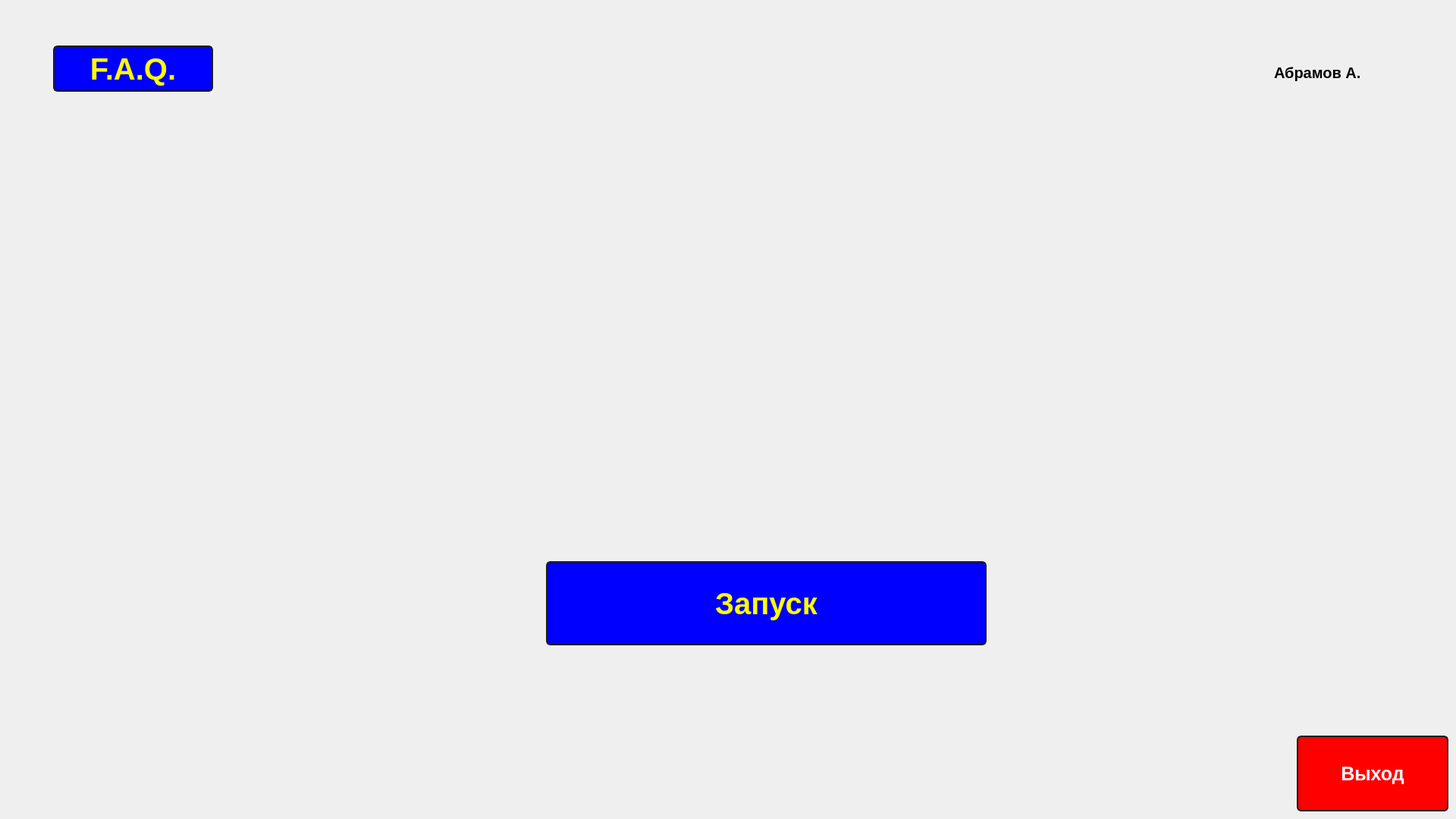
<?xml version="1.0" encoding="UTF-8"?>
<ui version="4.0">
 <class>MainWindow</class>
 <widget class="QMainWindow" name="MainWindow">
  <property name="geometry">
   <rect>
    <x>0</x>
    <y>0</y>
    <width>1920</width>
    <height>1080</height>
   </rect>
  </property>
  <property name="windowTitle">
   <string>MainWindow</string>
  </property>
  <widget class="QWidget" name="centralWidget">
   <widget class="QPushButton" name="pushButton_2">
    <property name="geometry">
     <rect>
      <x>1710</x>
      <y>970</y>
      <width>200</width>
      <height>100</height>
     </rect>
    </property>
    <property name="font">
     <font>
      <pointsize>-1</pointsize>
      <weight>75</weight>
      <bold>true</bold>
     </font>
    </property>
    <property name="styleSheet">
     <string notr="true">QPushButton
{
font-weight: bold;
    color: white;
    background-color: Red;
    border-width: 2px;
    border-color: #1e1e1e;
    border-style: solid;
    border-radius: 6;
    padding: 3px;
    font-size: 25px;
    padding-left: 5px;
    padding-right: 5px;
}

QPushButton:pressed
{
    background-color: QLinearGradient( x1: 0, y1: 0, x2: 0, y2: 1, stop: 0 #2d2d2d, stop: 0.1 #2b2b2b, stop: 0.5 #292929, stop: 0.9 #282828, stop: 1 #252525);
}

QPushButton:hover
{
    border: 2px solid QLinearGradient( x1: 0, y1: 0, x2: 0, y2: 1, stop: 0 #ffa02f, stop: 1 #d7801a);
}

QPushButton:focus {
    border-color: yellow;
   outline: none;
}</string>
    </property>
    <property name="text">
     <string>Выход</string>
    </property>
   </widget>
   <widget class="QPushButton" name="pushButton">
    <property name="geometry">
     <rect>
      <x>720</x>
      <y>740</y>
      <width>581</width>
      <height>111</height>
     </rect>
    </property>
    <property name="font">
     <font>
      <pointsize>-1</pointsize>
      <weight>75</weight>
      <bold>true</bold>
     </font>
    </property>
    <property name="cursor">
     <cursorShape>ArrowCursor</cursorShape>
    </property>
    <property name="styleSheet">
     <string notr="true">QPushButton
{
font-weight: bold;
    color: yellow;
    background-color: blue;
    border-width: 2px;
    border-color: #1e1e1e;
    border-style: solid;
    border-radius: 6;
    padding: 3px;
    font-size: 40px;
    padding-left: 5px;
    padding-right: 5px;
}

QPushButton:pressed
{
    background-color: QLinearGradient( x1: 0, y1: 0, x2: 0, y2: 1, stop: 0 #2d2d2d, stop: 0.1 #2b2b2b, stop: 0.5 #292929, stop: 0.9 #282828, stop: 1 #252525);
}

QPushButton:hover
{
    border: 2px solid QLinearGradient( x1: 0, y1: 0, x2: 0, y2: 1, stop: 0 #ffa02f, stop: 1 #d7801a);
}

QPushButton:focus {
    border-color: yellow;
   outline: none;
}</string>
    </property>
    <property name="text">
     <string>Запуск</string>
    </property>
   </widget>
   <widget class="QLabel" name="label">
    <property name="geometry">
     <rect>
      <x>0</x>
      <y>0</y>
      <width>1920</width>
      <height>1200</height>
     </rect>
    </property>
    <property name="text">
     <string/>
    </property>
    <property name="pixmap">
     <pixmap>../../фон/obem_figura_kvadrat_162305_1920x1200.jpg</pixmap>
    </property>
   </widget>
   <widget class="QPushButton" name="pushButton_3">
    <property name="geometry">
     <rect>
      <x>70</x>
      <y>60</y>
      <width>211</width>
      <height>61</height>
     </rect>
    </property>
    <property name="styleSheet">
     <string notr="true">QPushButton
{
font-weight: bold;
    color: yellow;
    background-color: blue;
    border-width: 2px;
    border-color: #1e1e1e;
    border-style: solid;
    border-radius: 6;
    padding: 3px;
    font-size: 40px;
    padding-left: 5px;
    padding-right: 5px;
}

QPushButton:pressed
{
    background-color: QLinearGradient( x1: 0, y1: 0, x2: 0, y2: 1, stop: 0 #2d2d2d, stop: 0.1 #2b2b2b, stop: 0.5 #292929, stop: 0.9 #282828, stop: 1 #252525);
}

QPushButton:hover
{
    border: 2px solid QLinearGradient( x1: 0, y1: 0, x2: 0, y2: 1, stop: 0 #ffa02f, stop: 1 #d7801a);
}

QPushButton:focus {
    border-color: yellow;
   outline: none;
}</string>
    </property>
    <property name="text">
     <string>F.A.Q.</string>
    </property>
   </widget>
   <widget class="QLabel" name="label_2">
    <property name="geometry">
     <rect>
      <x>1680</x>
      <y>70</y>
      <width>151</width>
      <height>51</height>
     </rect>
    </property>
    <property name="font">
     <font>
      <pointsize>15</pointsize>
      <weight>75</weight>
      <bold>true</bold>
     </font>
    </property>
    <property name="text">
     <string>Абрамов А.</string>
    </property>
   </widget>
   <zorder>label</zorder>
   <zorder>pushButton_2</zorder>
   <zorder>pushButton</zorder>
   <zorder>pushButton_3</zorder>
   <zorder>label_2</zorder>
  </widget>
 </widget>
 <layoutdefault spacing="6" margin="11"/>
 <resources/>
 <connections/>
</ui>
